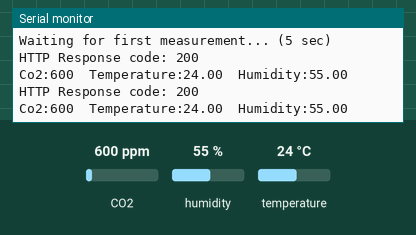
Bench run of a sketch on a simulated ESP8266 (NodeMCU). On the bench: the last lines printed to the serial monitor. Inputs (shaded band) come from the test bench; at power-on: CO2 600 ppm, humidity 55 %, temperature 24 °C. WiFi joins after 1.5 s; servers stay silent unless stated; uploads are accepted with an empty reply.

Above: at 2.7 s.
2.8 s: CO2 set to 452 ppm
At 3.7 s:
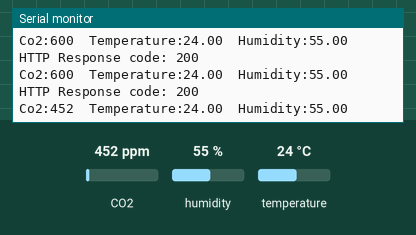
4.3 s: humidity set to 22 %
At 5.1 s:
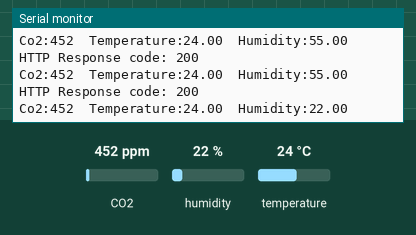
5.8 s: temperature set to 12 °C
At 6.5 s:
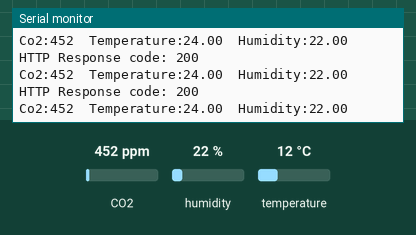

Measured:
- after the input at 2.8 s, the serial monitor: prints a new line after 0.32 s (image 1)
- after the input at 4.3 s, the serial monitor: prints a new line after 0.23 s (image 2)

The sketch:

co2DetectorSendToServer.ino.ino
```cpp
#include <ESP8266WiFi.h>
#include <ESP8266HTTPClient.h>
#include <WiFiClient.h>

#include <Arduino.h>
#include <SensirionI2CScd4x.h>
#include <Wire.h>

SensirionI2CScd4x scd4x;

const char* ssid = "Panfilova_85";
const char* password = "70544500z";

const char* serverName = "http://co2detector.fishrungames.com/data";


unsigned long lastTime = 0;
unsigned long timerDelay = 500;

WiFiClient client;
HTTPClient http;

void printUint16Hex(uint16_t value) {
    Serial.print(value < 4096 ? "0" : "");
    Serial.print(value < 256 ? "0" : "");
    Serial.print(value < 16 ? "0" : "");
    Serial.print(value, HEX);
}

void printSerialNumber(uint16_t serial0, uint16_t serial1, uint16_t serial2) {
    Serial.print("Serial: 0x");
    printUint16Hex(serial0);
    printUint16Hex(serial1);
    printUint16Hex(serial2);
    Serial.println();
}

void setupSensirion()
{
    Wire.begin();

    uint16_t error;
    char errorMessage[256];

    scd4x.begin(Wire);

    error = scd4x.stopPeriodicMeasurement();
    if (error) {
        Serial.print("Error trying to execute stopPeriodicMeasurement(): ");
        errorToString(error, errorMessage, 256);
        Serial.println(errorMessage);
    }

    uint16_t serial0;
    uint16_t serial1;
    uint16_t serial2;
    error = scd4x.getSerialNumber(serial0, serial1, serial2);
    if (error) {
        Serial.print("Error trying to execute getSerialNumber(): ");
        errorToString(error, errorMessage, 256);
        Serial.println(errorMessage);
    } else {
        printSerialNumber(serial0, serial1, serial2);
    }

    // Start Measurement
    error = scd4x.startPeriodicMeasurement();
    if (error) {
        Serial.print("Error trying to execute startPeriodicMeasurement(): ");
        errorToString(error, errorMessage, 256);
        Serial.println(errorMessage);
    }

    Serial.println("Waiting for first measurement... (5 sec)");
}

void setup() {
  Serial.begin(115200);

  WiFi.begin(ssid, password);
  Serial.println("Connecting");
  while(WiFi.status() != WL_CONNECTED) {
    delay(500);
    Serial.print(".");
  }
  Serial.println("");
  Serial.print("Connected to WiFi network with IP Address: ");
  Serial.println(WiFi.localIP());

  Serial.println("Timer set to 5 seconds (timerDelay variable), it will take 5 seconds before publishing the first reading.");

  setupSensirion();
}


void sendData(uint16_t co2, float temperature, float humidity)
{
  if(WiFi.status()== WL_CONNECTED){
      http.begin(client, serverName);
      http.setAuthorization("co2detectoruser", "Co2helloworld#");
      http.addHeader("Content-Type", "application/json");

      String jsonPayload = "{\"co2_level\": " + String(co2) +
                         ", \"temperature\": " + String(temperature, 2) +
                         ", \"humidity\": " + String(humidity, 2) + "}";

      int httpResponseCode = http.POST(jsonPayload);
      Serial.print("HTTP Response code: ");
      Serial.println(httpResponseCode);
      http.end();
    }
    else {
      Serial.println("WiFi Disconnected");
    }
}

void loop() {

  if ((millis() - lastTime) > timerDelay) {
    uint16_t error;
    char errorMessage[256];

    uint16_t co2 = 0;
    float temperature = 0.0f;
    float humidity = 0.0f;
    bool isDataReady = false;
    error = scd4x.getDataReadyFlag(isDataReady);
    if (error) {
        Serial.print("Error trying to execute getDataReadyFlag(): ");
        errorToString(error, errorMessage, 256);
        Serial.println(errorMessage);
        return;
    }
    if (!isDataReady) {
        return;
    }
    error = scd4x.readMeasurement(co2, temperature, humidity);
    if (error) {
        Serial.print("Error trying to execute readMeasurement(): ");
        errorToString(error, errorMessage, 256);
        Serial.println(errorMessage);
    } else if (co2 == 0) {
        Serial.println("Invalid sample detected, skipping.");
    } else {
        sendData(co2, temperature, humidity);

        Serial.print("Co2:");
        Serial.print(co2);
        Serial.print("\t");
        Serial.print("Temperature:");
        Serial.print(temperature);
        Serial.print("\t");
        Serial.print("Humidity:");
        Serial.println(humidity);
    }
    lastTime = millis();
  }
}
```
